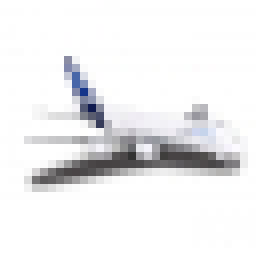
#> input picture old/img/airplane.jpeg, 32 x 32 px (shown 8 times larger)
$ python local_img_data.py
#> lines starting #> are read from the running program, lines starting #| are printed output that depends on the picture

# THIS SCRIPT SUPPLIES TRAINING, AND TESTING DATA FROM CIFAR-10 DATASET
# THE DATASET IS LOCATED IN "/cifar-10-batches-py" FOLDER IN THE ROT DIRECTORY OF THE PROJECT

import numpy as np
import os
import sys
from matplotlib.pyplot import imread

# Get current path
root_dir = os.path.dirname(os.path.abspath(__file__))
# Get project root path
root_dir= root_dir.replace("/src/utils", "")

# Import Test Images
local_img_1 = np.uint8(imread(root_dir + '/img/airplane.jpeg'))
#> local_img_1 is the input picture: shape (32, 32, 3); mean R, G, B 237.7, 237.7, 239
local_img_1= local_img_1.flatten(order='F')
#> local_img_1 = 3072 values, max 255 at index 0, min 16 at index 365, mean 238.1

local_img_2 = np.uint8(imread(root_dir + '/img/automobile.jpg'))
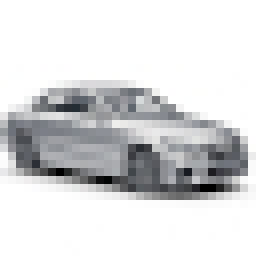
#> input picture old/img/automobile.jpg, 32 x 32 px (shown 8 times larger)
#> local_img_2 is the input picture: shape (32, 32, 3); mean R, G, B 216.9, 217.4, 218.5
local_img_2= local_img_2.flatten(order='F')
#> local_img_2 = 3072 values, max 255 at index 0, min 0 at index 245, mean 217.6

local_img_3 = np.uint8(imread(root_dir + '/img/bird.jpg'))
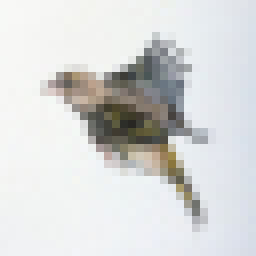
#> input picture old/img/bird.jpg, 32 x 32 px (shown 8 times larger)
#> local_img_3 is the input picture: shape (32, 32, 3); mean R, G, B 215.7, 216.9, 216.6
local_img_3= local_img_3.flatten(order='F')
#> local_img_3 = 3072 values, max 249 at index 1025, min 35 at index 2575, mean 216.4

#> (the run stopped early here; a loop or call above may not have finished)
